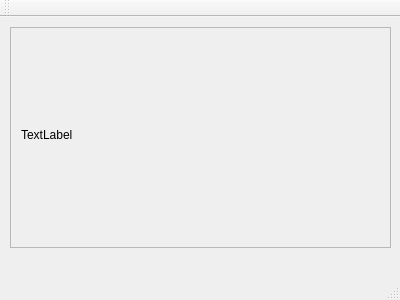
<?xml version="1.0" encoding="UTF-8"?>
<ui version="4.0">
 <class>ImageViewer</class>
 <widget class="QMainWindow" name="ImageViewer">
  <property name="geometry">
   <rect>
    <x>0</x>
    <y>0</y>
    <width>400</width>
    <height>300</height>
   </rect>
  </property>
  <property name="windowTitle">
   <string>ImageViewer</string>
  </property>
  <widget class="QWidget" name="centralWidget">
   <widget class="QScrollArea" name="scrollArea">
    <property name="geometry">
     <rect>
      <x>10</x>
      <y>10</y>
      <width>381</width>
      <height>221</height>
     </rect>
    </property>
    <property name="widgetResizable">
     <bool>true</bool>
    </property>
    <widget class="QWidget" name="scrollAreaWidgetContents">
     <property name="geometry">
      <rect>
       <x>0</x>
       <y>0</y>
       <width>379</width>
       <height>219</height>
      </rect>
     </property>
     <widget class="QLabel" name="label">
      <property name="geometry">
       <rect>
        <x>10</x>
        <y>16</y>
        <width>321</width>
        <height>181</height>
       </rect>
      </property>
      <property name="text">
       <string>TextLabel</string>
      </property>
     </widget>
    </widget>
   </widget>
  </widget>
  <widget class="QMenuBar" name="menuBar">
   <property name="geometry">
    <rect>
     <x>0</x>
     <y>0</y>
     <width>400</width>
     <height>22</height>
    </rect>
   </property>
  </widget>
  <widget class="QToolBar" name="mainToolBar">
   <attribute name="toolBarArea">
    <enum>TopToolBarArea</enum>
   </attribute>
   <attribute name="toolBarBreak">
    <bool>false</bool>
   </attribute>
  </widget>
  <widget class="QStatusBar" name="statusBar"/>
 </widget>
 <layoutdefault spacing="6" margin="11"/>
 <resources/>
 <connections/>
</ui>
